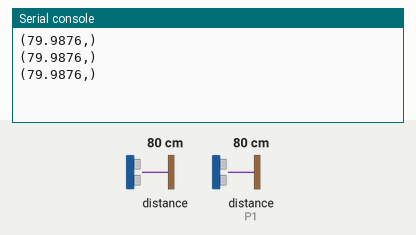
This program was run on a simulated BBC micro:bit running MicroPython. Parts: the last lines printed to the serial console. The test bench sets the inputs (shaded band); at power-on: distance to the obstacle 80 cm, distance to the obstacle (sensor on P1) 80 cm. The echo pulse lasts 58.3 µs per cm.

Above: at 1.2 s.
1.3 s: distance to the obstacle (sensor 0) set to 2 cm
At 1.9 s:
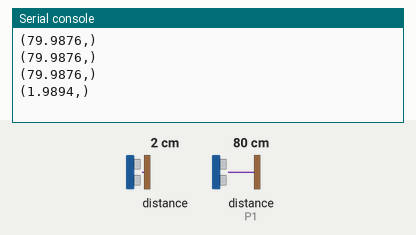
2.8 s: distance to the obstacle (sensor 0) set to 4 cm
At 3.4 s:
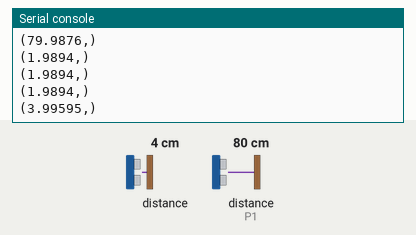
Timing chart, 0 to 5.8 s (numbered marks = the images above; inputs shaded):
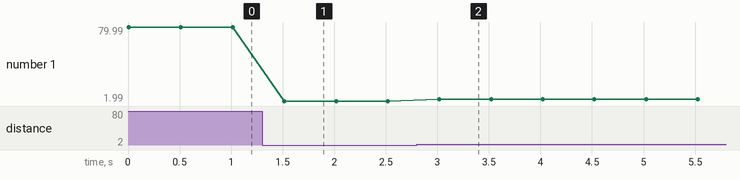

The program:

ultrasonic_distance_demo.py
```python
# Ultrasonic distance sensor example
#  Adapted from https://www.firialabs.com/blogs/lab-notes/ultrasonic-distance-sensor-with-python-and-the-micro-bit

from microbit import *
from machine import time_pulse_us

trig = pin2
echo = pin1

trig.write_digital(0)
echo.read_digital()

while True:
    trig.write_digital(1)
    trig.write_digital(0)
    microsec = time_pulse_us(echo, 1)
    time_echo = microsec / 1000000
    dist_cm = (time_echo / 2) * 34300
    print((dist_cm,))
    # or in inches
    #dist_inches = dist_cm/2.54
    #print((dist_inches,))
    sleep(500)
```

Measured:
- after the input at 1.3 s, the serial console: prints a new line after 0.22 s (image 1)
- after the input at 2.8 s, the serial console: prints a new line after 0.22 s (image 2)
- plotted number 1: 79.99 → 1.99 after the input at 1.3 s, 1.99 → 4 after the input at 2.8 s
